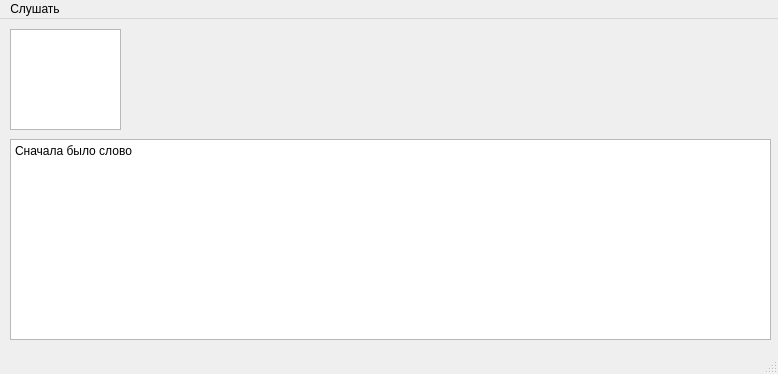
<?xml version="1.0" encoding="UTF-8"?>
<ui version="4.0">
 <class>MainWindow</class>
 <widget class="QMainWindow" name="MainWindow">
  <property name="geometry">
   <rect>
    <x>0</x>
    <y>0</y>
    <width>778</width>
    <height>374</height>
   </rect>
  </property>
  <property name="minimumSize">
   <size>
    <width>778</width>
    <height>374</height>
   </size>
  </property>
  <property name="maximumSize">
   <size>
    <width>778</width>
    <height>374</height>
   </size>
  </property>
  <property name="mouseTracking">
   <bool>false</bool>
  </property>
  <property name="windowTitle">
   <string>Голосовой помощник</string>
  </property>
  <property name="windowIcon">
   <iconset>
    <normaloff>../voice-assistant.ico</normaloff>../voice-assistant.ico</iconset>
  </property>
  <widget class="QWidget" name="centralwidget">
   <widget class="QPlainTextEdit" name="plainTextEdit">
    <property name="geometry">
     <rect>
      <x>10</x>
      <y>120</y>
      <width>761</width>
      <height>201</height>
     </rect>
    </property>
    <property name="plainText">
     <string>Сначала было слово</string>
    </property>
   </widget>
   <widget class="QGraphicsView" name="graphicsView">
    <property name="geometry">
     <rect>
      <x>10</x>
      <y>10</y>
      <width>111</width>
      <height>101</height>
     </rect>
    </property>
   </widget>
  </widget>
  <widget class="QMenuBar" name="menubar">
   <property name="geometry">
    <rect>
     <x>0</x>
     <y>0</y>
     <width>778</width>
     <height>26</height>
    </rect>
   </property>
   <widget class="QMenu" name="menu">
    <property name="title">
     <string>Слушать</string>
    </property>
    <addaction name="action_5"/>
    <addaction name="action_4"/>
    <addaction name="action_6"/>
   </widget>
   <addaction name="menu"/>
  </widget>
  <widget class="QStatusBar" name="statusbar"/>
  <action name="action_2">
   <property name="text">
    <string>Слушать активно</string>
   </property>
  </action>
  <action name="action_3">
   <property name="text">
    <string>Не слушать</string>
   </property>
  </action>
  <action name="action_4">
   <property name="checkable">
    <bool>true</bool>
   </property>
   <property name="text">
    <string>Активно</string>
   </property>
   <property name="whatsThis">
    <string>Помощник будет слушать всё, что сможет без остановок. </string>
   </property>
  </action>
  <action name="action_5">
   <property name="checkable">
    <bool>true</bool>
   </property>
   <property name="checked">
    <bool>true</bool>
   </property>
   <property name="text">
    <string>Обычно (60 сек)</string>
   </property>
   <property name="toolTip">
    <string>Засыпать через 60 сек</string>
   </property>
   <property name="whatsThis">
    <string>Если нет команд в течение 60 сек, помощник переходит в неактивный режим, выйти из которого можно только назвав его имя</string>
   </property>
  </action>
  <action name="action_6">
   <property name="checkable">
    <bool>true</bool>
   </property>
   <property name="text">
    <string>Только по имени</string>
   </property>
   <property name="whatsThis">
    <string>Режим, в котором помощник слушает команду только после своего имени</string>
   </property>
  </action>
 </widget>
 <resources/>
 <connections/>
</ui>
